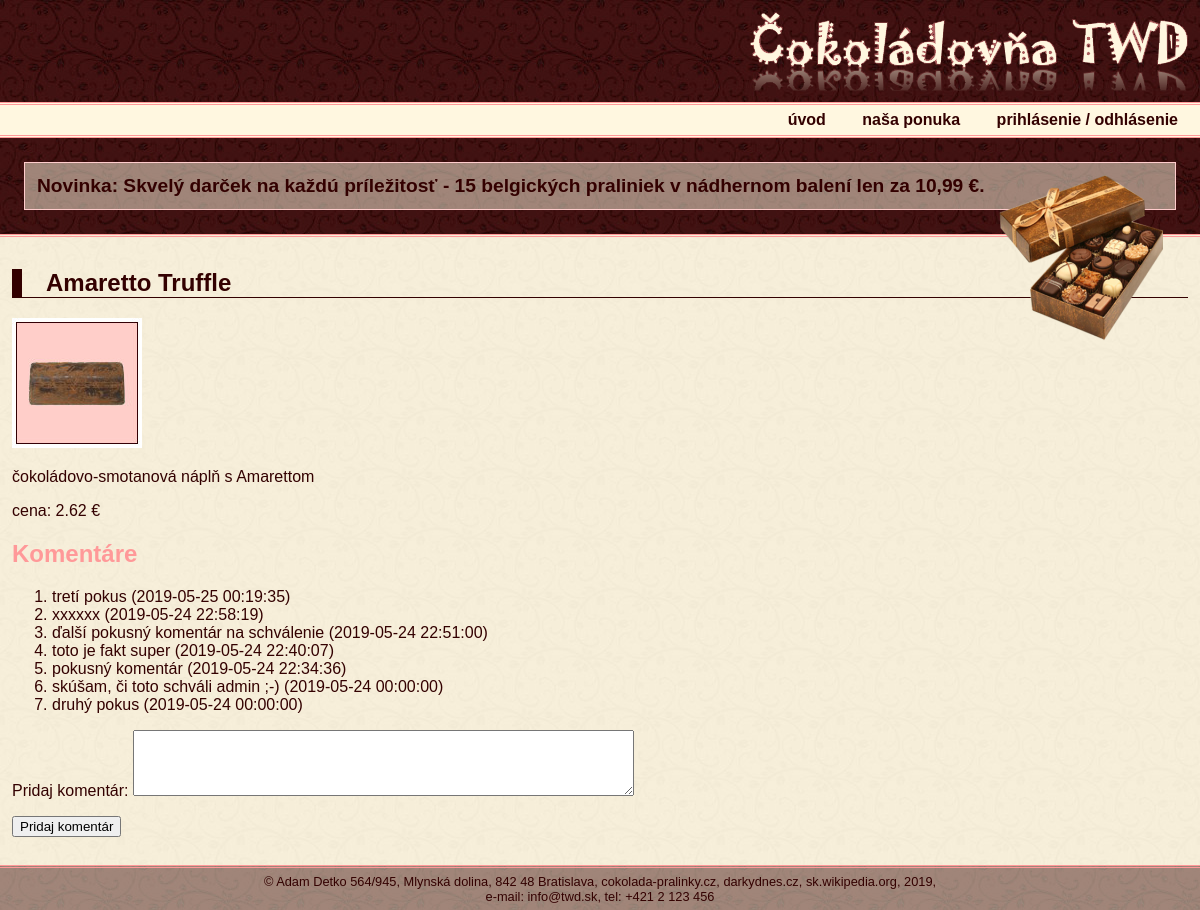
/detail.php?pid=1 (signed in), run on the app's committed database.
### tables this page shows
CREATE TABLE IF NOT EXISTS `coko_produkty` (
  `pid` smallint(6) NOT NULL AUTO_INCREMENT,
  `nazov` varchar(30) NOT NULL,
  `popis` varchar(200) NOT NULL,
  `cena` float NOT NULL,
  `foto` varchar(255) NOT NULL,
  `id_kat` tinyint(4) NOT NULL,
  PRIMARY KEY (`pid`)
);

CREATE TABLE IF NOT EXISTS `coko_komentare` (
  `id_koment` smallint(6) NOT NULL AUTO_INCREMENT,
  `uid` smallint(6) NOT NULL,
  `pid` smallint(6) NOT NULL,
  `komentar` text NOT NULL,
  `cas` datetime NOT NULL,
  `stav` char(1) NOT NULL DEFAULT 'x',
  PRIMARY KEY (`id_koment`)
);

### detail.php (the view, shortened to what this page needs)
<?php
include('funkcie.php');
include('hlavicka.php');
include('navigacia.php');
include('akcia.php');
?>
<section>
<?php
	$pocet = 0;
	if (!$mysqli->connect_errno) {
		$sql = "SELECT count(pid) as pp FROM coko_produkty";
		if (($result = $mysqli->query($sql)) && ($result->num_rows > 0)) {
			$row = $result->fetch_assoc();
			$pocet = $row['pp'];
		}
	}
	if (isset($_GET['pid']) && ((int)$_GET['pid'] > 0) && (int)$_GET['pid']<= $pocet) {
		$pid = $_GET['pid'];
		if (!$mysqli->connect_errno) {
			$sql = "SELECT * FROM coko_produkty WHERE pid = '$pid'";
			if ($result = $mysqli->query($sql)) {
				while ($row = $result->fetch_assoc()) {
					echo "<h1>". $row['nazov']. "</h1>";
					if (file_exists("foto/" . $row['foto'] . "")) {
						echo "<img src='foto/{$row['foto']}' alt='{$row['nazov']}' width='130' height='130'>";
					}
					echo "<p>" . $row['popis'] . "</p>";
					echo "<p>cena: {$row['cena']} &euro;</p>";
				}
			} elseif ($mysqli->errno) {
				echo '<p class="chyba">NEpodarilo sa vykonať dopyt! (' . $mysqli->error . ')</p>';
			}
			$sql = "SELECT * FROM coko_komentare WHERE pid = '$pid' ORDER BY cas DESC";
			if ($result = $mysqli->query($sql)) {
				echo "<h2>Komentáre</h2>";
				echo "<ol>";
				while ($row = $result->fetch_assoc()) {
					echo "<li> {$row['komentar']} ({$row['cas']})</li>";
				}
				echo "</ol>";
			} elseif ($mysqli->errno) {
				echo '<p class="chyba">NEpodarilo sa vykonať dopyt! (' . $mysqli->error . ')</p>';
			}
		}
	} else {
		echo "<p>Chyba</p>";
	}
	if (isset($_SESSION['user'])) {
?>
	<form method="post">
		<p><label for="komentar">Pridaj komentár:</label>
     <textarea name="komentar" cols="60" rows="4" id="komentar"></textarea>
		</p>
		<p>
			<input name="submit" type="submit" id="submit" value="Pridaj komentár">
		</p>
	</form>
	<?php } ?>
</section>
<?php include('paticka.php'); ?>

### styly.css (style rules this page uses)
body { color: #330000; font-family: Arial, Helvetica, sans-serif; background-image: url('obrazky/pozadie.jpg'); margin: 0; }
section { border-top: #FF9999 double 3px; background-image: url('obrazky/pozadie1.jpg'); padding: 1%; }
section h1 { border-left: 10px solid #330000; padding-left: 1em; border-bottom: 1px solid #330000; }
section h2 { color: #FF9999; clear: both; }

### data on the page
coko_produkty: nazov "Amaretto Truffle", foto (picture), popis "čokoládovo-smotanová náplň s Amarettom", cena "2.62"
coko_komentare: komentar "tretí pokus", cas "2019-05-25 00:19:35"
coko_komentare: komentar "xxxxxx", cas "2019-05-24 22:58:19"
coko_komentare: komentar "ďalší pokusný komentár na schválenie", cas "2019-05-24 22:51:00"
coko_komentare: komentar "toto je fakt super", cas "2019-05-24 22:40:07"
coko_komentare: komentar "pokusný komentár", cas "2019-05-24 22:34:36"
coko_komentare: komentar "skúšam, či toto schváli admin ;-)", cas "2019-05-24 00:00:00"
coko_komentare: komentar "druhý pokus", cas "2019-05-24 00:00:00"
